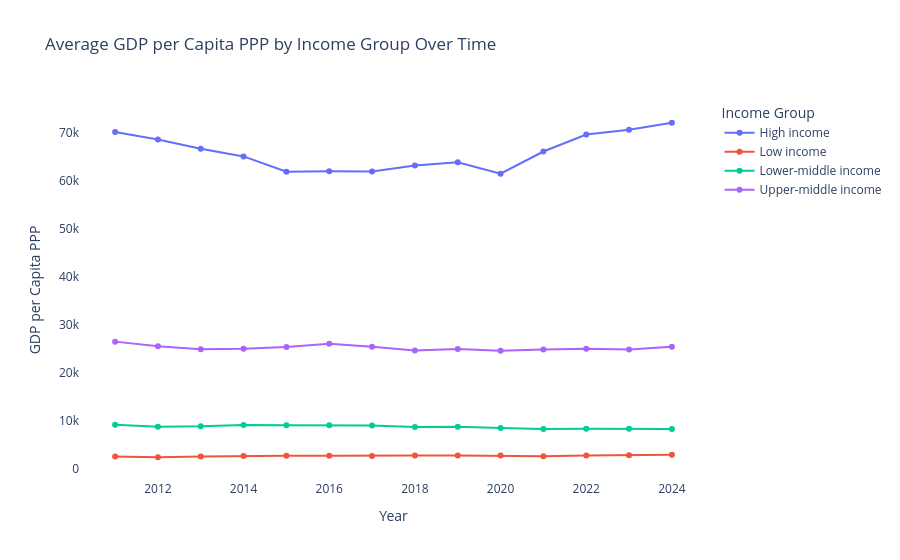

Notebook source saved alongside this figure:
### Code cell
# Average GDP per capita by income group over time
gdp_trend = wb_wide.groupby(['year', 'income_group'])['gdp_per_capita_ppp'].mean().reset_index()

fig = px.line(
    gdp_trend.dropna(subset=['income_group']),
    x='year',
    y='gdp_per_capita_ppp',
    color='income_group',
    title='Average GDP per Capita PPP by Income Group Over Time',
    markers=True,
    labels={'gdp_per_capita_ppp': 'GDP per Capita PPP', 'year': 'Year', 'income_group': 'Income Group'}
)
fig.update_layout(plot_bgcolor='white', paper_bgcolor='white')
fig.show()

### Figure 1 — Plotly figure (JSON) as saved in the notebook; plotly's stock layout.template omitted (floating-point values rounded to 4 significant figures)
{"data": [{"hovertemplate": "Income Group=High income<br>Year=%{x}<br>GDP per Capita PPP=%{y}<extra></extra>", "legendgroup": "High income", "line": {"color": "#636efa", "dash": "solid"}, "marker": {"symbol": "circle"}, "mode": "lines+markers", "name": "High income", "orientation": "v", "showlegend": true, "type": "scatter", "x": [2011, 2012, 2013, 2014, 2015, 2016, 2017, 2018, 2019, 2020, 2021, 2022, 2023, 2024], "xaxis": "x", "y": [70260.0, 68720.0, 66770.0, 65170.0, 61970.0, 62080.0, 62010.0, 63280.0, 63940.0, 61570.0, 66190.0, 69720.0, 70740.0, 72180.0], "yaxis": "y"}, {"hovertemplate": "Income Group=Low income<br>Year=%{x}<br>GDP per Capita PPP=%{y}<extra></extra>", "legendgroup": "Low income", "line": {"color": "#EF553B", "dash": "solid"}, "marker": {"symbol": "circle"}, "mode": "lines+markers", "name": "Low income", "orientation": "v", "showlegend": true, "type": "scatter", "x": [2011, 2012, 2013, 2014, 2015, 2016, 2017, 2018, 2019, 2020, 2021, 2022, 2023, 2024], "xaxis": "x", "y": [2634.0, 2503.0, 2651.0, 2769.0, 2820.0, 2807.0, 2762.0, 2847.0, 2866.0, 2862.0, 2737.0, 2892.0, 2923.0, 3047.0], "yaxis": "y"}, {"hovertemplate": "Income Group=Lower-middle income<br>Year=%{x}<br>GDP per Capita PPP=%{y}<extra></extra>", "legendgroup": "Lower-middle income", "line": {"color": "#00cc96", "dash": "solid"}, "marker": {"symbol": "circle"}, "mode": "lines+markers", "name": "Lower-middle income", "orientation": "v", "showlegend": true, "type": "scatter", "x": [2011, 2012, 2013, 2014, 2015, 2016, 2017, 2018, 2019, 2020, 2021, 2022, 2023, 2024], "xaxis": "x", "y": [9260.0, 8869.0, 8936.0, 9205.0, 9162.0, 9166.0, 9093.0, 8787.0, 8848.0, 8621.0, 8409.0, 8456.0, 8433.0, 8381.0], "yaxis": "y"}, {"hovertemplate": "Income Group=Upper-middle income<br>Year=%{x}<br>GDP per Capita PPP=%{y}<extra></extra>", "legendgroup": "Upper-middle income", "line": {"color": "#ab63fa", "dash": "solid"}, "marker": {"symbol": "circle"}, "mode": "lines+markers", "name": "Upper-middle income", "orientation": "v", "showlegend": true, "type": "scatter", "x": [2011, 2012, 2013, 2014, 2015, 2016, 2017, 2018, 2019, 2020, 2021, 2022, 2023, 2024], "xaxis": "x", "y": [26590.0, 25640.0, 25020.0, 25120.0, 25450.0, 26150.0, 25530.0, 24750.0, 25040.0, 24710.0, 24970.0, 25090.0, 24940.0, 25530.0], "yaxis": "y"}], "layout": {"legend": {"title": {"text": "Income Group"}, "tracegroupgap": 0}, "paper_bgcolor": "white", "plot_bgcolor": "white", "title": {"text": "Average GDP per Capita PPP by Income Group Over Time"}, "xaxis": {"anchor": "y", "domain": [0, 1], "title": {"text": "Year"}}, "yaxis": {"anchor": "x", "domain": [0, 1], "title": {"text": "GDP per Capita PPP"}}}}
